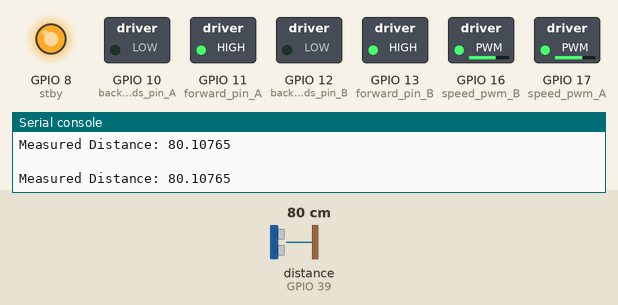
Simulated run of this program. Board: ESP32 board running MicroPython. Shown: switched loads named in the program (green lamp = pin HIGH), output pins drawn as LEDs (lit = HIGH), the last lines printed to the serial console. The inputs (shaded band) are chosen by the test bench; at power-on: distance to the obstacle (sensor on GPIO 39) 80 cm. The echo pulse lasts 58.3 µs per cm; the clock reads 2024-03-15 10:24:30 at power-on unless the program sets it; files the program writes start out absent; pins used as bus, display or sensor lines are not drawn.

Above: at 1.2 s.
1.3 s: distance to the obstacle (sensor on GPIO 39) set to 54 cm
2.8 s: distance to the obstacle (sensor on GPIO 39) set to 44 cm
At 3.7 s:
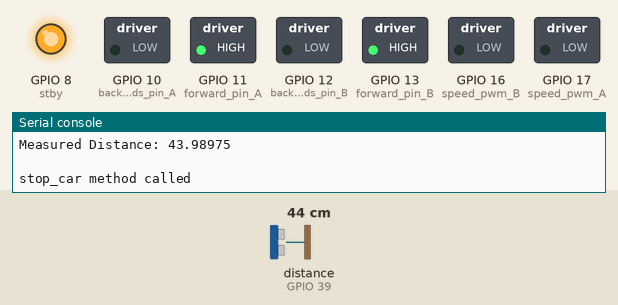
At 8.6 s:
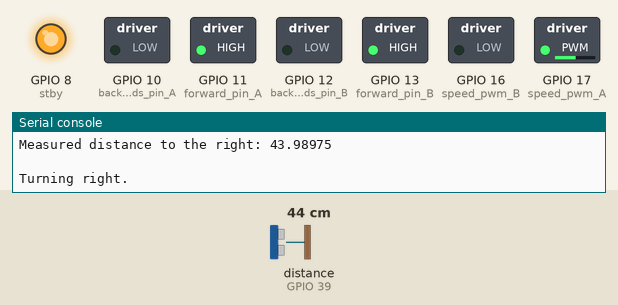
Timing chart, 0 to 11.8 s (numbered marks = the images above; inputs shaded):
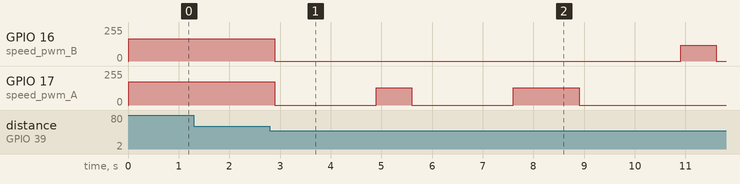

The program:

main_backup.py
```python
# ###########################################################
# ## ----------------- Hreiðar Pétursson ----------------- ##
# ## -------------- Created 10-20 February 2024 ---------- ##
# ###########################################################


# Basic imports
from machine import Pin, SoftI2C
import time


# Adjusted imports to reflect the new folder structure and content
from car_components_files.settings_functions import initialize_pins, toggle_logging, log_message
from car_components_files.motor_class import Motor
from car_components_files.car_class import Car
from car_components_files.addons import UltrasonicSensor, MPU6050


# To log to file set session_started to False and log_to_file to True
# Other way around to not log to file logfile.log
toggle_logging(True)


try:
    # Fetch and create the dictionary and inject it into the pins variable
    pins = initialize_pins()

    # Create Instances For Motor A & Motor B and set their default speed
    motor_a = Motor(
        pins["forward_pin_A"],
        pins["backwards_pin_A"],
        pins["speed_pwm_A"],
        default_speed=700,  # This is approx correct straight direction
    )
    motor_b = Motor(
        pins["forward_pin_B"],
        pins["backwards_pin_B"],
        pins["speed_pwm_B"],
        default_speed=672,  # This is approx correct straight direction
    )

    # Create the standby settings variable from the dictionary
    stby = pins["stby"]

    # Set stby value to 1 - Ready to engage and log/print
    stby.value(1)
    log_message("stby value set to 1 (high)")

    # Create UltraSonic Sensor Instance
    ultrasonic_sensor = UltrasonicSensor(pins["trig"], pins["echo"])

    # Create the car instance with motors, stby & ultrasonic sensor
    car = Car(motor_a, motor_b, stby, ultrasonic_sensor)

    # Call obstacle detection with the car instance
    car.drive_car('forward', obstacle_detection=True)

except Exception as e:
    log_message(f"Error encountered: {e}")


# scl_pin = 45  # SCL pin
# sda_pin = 21  # SDA pin


# Fetch and create the dictionary and inject it into the pins variable
# pins = initialize_pins()


# Setup I2C
scl_pin = pins['mpu6050_scl']
sda_pin = pins['mpu6050_sda']


i2c = SoftI2C(scl=Pin(scl_pin), sda=Pin(sda_pin))


# Scan for devices and print the address or the device
devices = i2c.scan()
print("I2C devices found:", devices)


mpu = MPU6050(scl_pin, sda_pin)  # Modify the GPIOs as required in your context


# Reading the sensor for only Yaw is one angle, assuming your car's flat and moving only on the z-axis.
# A general utilization might rely on a PID to handle sensor's report to re-steer your car.
while True:
    ax, ay, az = mpu.get_accel_data()
    # Note: ax, ay, and az return as proportional rates to g (9.81 m/s²).
    # e.g., checking for movement along the car's intended right
    print(f"Acceleration X: {ax}, Y: {ay}, Z: {az}")
    time.sleep(1)
```

settings_functions.py
```python
###########################################################
## ----------------- Hreiðar Pétursson ----------------- ##
## -------------- Created 10-20 February 2024 ---------- ##
###########################################################

# This controls if the logs are logged to a file or not.
log_to_file = False

# This indicates whether the session has started, to control the initial logging behavior.
start_session = False


from machine import Pin, PWM
import time


###########################################################
 ### ----- Functions for writing logs and print  ----- ###
###########################################################

def toggle_logging(value: bool):
    global log_to_file, start_session
    log_to_file = value
    # If enabling logging and the session has not started yet, mark the session as started.
    if value and not start_session:
        start_session = True
        log_message("Session started, logging enabled. \n")

def log_message(message, log_file_path="logfile.log"):
    global start_session

    # Log to file
    if log_to_file:

        if start_session:
            # Get the current time as a tuple
            current_time_tuple = time.localtime()

            # Format the time manually
            current_timestamp = "{}-{:02d}-{:02d} {:02d}:{:02d}:{:02d}".format(*current_time_tuple[0:6])

            # The start message
            start_message = f"\n\n\n\n\nCar Script Started - {current_timestamp}\n" \
                            "-----------------------------------------\n"

            with open(log_file_path, "a") as log_file:
                log_file.write(start_message)

            # Set the start_session to false after the initial log
            start_session = False

        # Log the message
        with open(log_file_path, "a") as log_file:
            log_file.write(message + "\n")
        print(message)
    else:
        # Print or handle differently if not logging to file
        print(message)


###########################################################
    ##################      ##       ##################
        ##################      ##################
                    ##################
                     ################
                      ##############
                       ############
                      ##############
                     ################
                    ##################
        ##################      ##################
    ##################      ##       ##################
###########################################################


###########################################################
 ### ----- ----- Method To Initialize Pins ----- ----- ###
###########################################################


def initialize_pins():
    pins = {
        # Motor A
        'forward_pin_A': Pin(11, Pin.OUT),
        'backwards_pin_A': Pin(10, Pin.OUT),
        'speed_pwm_A': PWM(Pin(17, Pin.OUT), freq=10000, duty=0),
        # Motor B
        'forward_pin_B': Pin(13, Pin.OUT),
        'backwards_pin_B': Pin(12, Pin.OUT),
        'speed_pwm_B': PWM(Pin(16, Pin.OUT), freq=10000, duty=0),
        # Standby Pin
        'stby': Pin(8, Pin.OUT),
        # Ultrasonic Sensor
        'echo': Pin(39, Pin.IN),
        'trig': Pin(38, Pin.OUT),
        # MPU6050 chip
        'scl_pin': 45,
        'sda_pin': 21,

    }
    return pins


###########################################################
    ##################      ##       ##################
        ##################      ##################
                    ##################
                     ################
                      ##############
                       ############
                      ##############
                     ################
                    ##################
        ##################      ##################
    ##################      ##       ##################
###########################################################
```

motor_class.py
```python
###########################################################
## ----------------- Hreiðar Pétursson ----------------- ##
## -------------- Created 10-20 February 2024 ---------- ##
###########################################################


from machine import Pin, PWM
import time

from car_components_files.settings_functions import initialize_pins, log_message


###########################################################
 #### ----- ----- Motor Class And Methods ----- ----- ####
###########################################################

class Motor:
    def __init__(self, forward, backwards, speed_pwm, default_speed) -> None:
        self.forward = forward
        self.backwards = backwards
        self.speed_pwm = speed_pwm
        self.default_speed = default_speed
        self.current_speed = default_speed
        # Execute log/print of the initialization
        self.log_motor_status()
        # Make sure the motors are set to be stopped when created
        self.forward.value(0)
        self.backwards.value(0)

    # Log the motor's status once it's created
    def log_motor_status(self):
        parts = [
            "\nMotor Initialized: \n",
            f"Forward Pin={self.forward}, \n",
            f"Backwards Pin={self.backwards}, \n",
            f"Speed PWM={self.speed_pwm}, \n",
            f"Default Speed={self.default_speed}\n"
        ]

        message = "".join(parts)
        log_message(message)

    # Set the speed, if speed is None, revert to default
    def set_speed(self, speed=None):
        if speed is None:
            speed = self.default_speed
        speed = max(0, min(speed, 1023))
        self.speed_pwm.duty(int(speed))
        self.current_speed = speed

    # Return the value of the current speed
    def get_current_speed(self):
        return self.current_speed

    # Method for driving both forward and backwards
    def drive(self, direction, speed=None):
        # Forward
        if direction == 'forward':
            self.forward.value(1)
            self.backwards.value(0)
        # Backwards
        elif direction == 'backwards':
            self.forward.value(0)
            self.backwards.value(1)
        # Stop (currently not being used I think)
        elif direction == 'stop':
            self.stop()
        # In case of some errors
        else:
            log_message("Motor drive method: Invalid Direction")
            return
        # (If speed is None, it reverts to the default speed)
        self.set_speed(speed)

    def stop(self):
        self.set_speed(0)

###########################################################
    ##################      ##       ##################
        ##################      ##################
                    ##################
                     ################
                      ##############
                       ############
                      ##############
                     ################
                    ##################
        ##################      ##################
    ##################      ##       ##################
###########################################################
```

addons.py
```python
###########################################################
## ----------------- Hreiðar Pétursson ----------------- ##
## -------------- Created 10-20 February 2024 ---------- ##
###########################################################

from machine import Pin, PWM, SoftI2C
import struct
import time

from car_components_files.settings_functions import initialize_pins

###########################################################
 ### ---- ----- My MPU6050  Class & Methods ----- ---- ###
###########################################################

class MPU6050:
    def __init__(self, scl_pin, sda_pin):
        self.i2c = SoftI2C(scl=Pin(scl_pin), sda=Pin(sda_pin))
        self.address = 0x68  # MPU6050 I2C address
        self._gyro_reg = 0x43
        self._power_mgmt_1 = 0x6B
        self.i2c.writeto_mem(self.address, self._power_mgmt_1, b'\x00')  # Wake up MPU6050
        time.sleep_ms(100)
        self.prev_time = time.ticks_ms()
        self.yaw = 0  # Initialize yaw at 0

    def _read_data(self, reg, bytes=6):
        data = self.i2c.readfrom_mem(self.address, reg, bytes)
        return struct.unpack(">hhh", data)

    def update_yaw(self):
        current_time = time.ticks_ms()
        elapsed_time = (current_time - self.prev_time) / 1000.0  # Convert ms to seconds
        _, _, gz = self.get_gyro_data()
        self.yaw += gz * elapsed_time  # Calculate change in yaw
        self.prev_time = current_time
        return self.yaw

    def get_gyro_data(self):
        gx, gy, gz = self._read_data(self._gyro_reg)
        # Gyroscope data conversion: degrees/s
        return gx / 131.0, gy / 131.0, gz / 131.0


    def calibrate_gyro(self, samples=100):
        print("Calibrating gyroscope...")
        z_bias = 0
        for _ in range(samples):
            _, _, z = self.get_gyro_data()
            z_bias += z
            time.sleep(0.01)
        z_bias /= samples
        print(f"Gyro Z-axis bias: {z_bias}")
        return z_bias


###########################################################
    ##################      ##       ##################
        ##################      ##################
                    ##################
                     ################
                      ##############
                       ############
                      ##############
                     ################
                    ##################
        ##################      ##################
    ##################      ##       ##################
###########################################################


###########################################################
 #### ----- Ultrasonic Sensor Class And Methods ----- ####
###########################################################

class UltrasonicSensor:
    def __init__(self, trig_pin, echo_pin):
        self.trig = trig_pin
        self.echo = echo_pin


    def measure_distance(self):
        # Trigger the measurement
        self.trig.value(1)
        time.sleep_us(10)
        self.trig.value(0)

        # Wait for the echo to start
        while not self.echo.value():
            pass
        start = time.ticks_us()

        # Wait for the echo to end
        while self.echo.value():
            pass
        end = time.ticks_us()

        # Calculate the duration and distance
        duration = time.ticks_diff(end, start)
        distance = (duration * 0.0343) / 2  # Convert time to distance

        return distance


###########################################################
    ##################      ##       ##################
        ##################      ##################
                    ##################
                     ################
                      ##############
                       ############
                      ##############
                     ################
                    ##################
        ##################      ##################
    ##################      ##       ##################
###########################################################


    # # # # # # ----- Storage ----- # # # # # #


# class MPU6050:
#     def __init__(self, scl_pin, sda_pin):
#         self.i2c = SoftI2C(scl=Pin(scl_pin), sda=Pin(sda_pin))
#         self.address = 0x68  # Device I2C address
#         self._accel_reg = 0x3B
#         self._gyro_reg = 0x43
#         self._power_mgmt_1 = 0x6B
#         # Corrected from self._power_fear to self._power_mgmt_1
#         self.i2c.writeto_mem(self.address, self._power_mgmt_1, b'\x00')  # Wake up the MPU6050
#         time.sleep_ms(100)  # Ensure MPU6050 is powered up before proceeding
#
#     def _read_data(self, reg, bytes=6):
#         """Reads bytes from the given register."""
#         data = self.i2c.readfrom_mem(self.address, reg, bytes)
#         return struct.unpack(">hhh", data)
#
#     def get_accel_data(self):
#         """Returns accelerometer data."""
#         ax, ay, az = self._read_data(self._accel_reg)
#         # Convert from raw data to 'g' values
#         # Assuming the accelerometer is set to ±2g range
#         # 16,384 LSB/g (least significant bit per g)
#         ax, ay, az = [a / 16384.0 for a in [ax, ay, az]]
#         return ax, ay, az
#
#     def get_gyro_data(self):
#         """Returns gyroscope data."""
#         gx, gy, gz = self._read_data(self._gyro_reg)
#         # Convert from raw data to degrees per second
#         # Assuming the gyroscope is set to ±250 degrees/s range
#         # 131 LSB/(degrees/s)
#         gx, gy, gz = [g / 131.0 for g in [gx, gy, gz]]
#         return gx, gy, gz
```

Source omitted: car_class.py (14181 bytes)

Measured:
- the behaviour switches between 50 and 49 cm on distance to the obstacle (sensor on GPIO 39) (found by bisection; images 0 and 1)
- after the input at 2.8 s, GPIO 16 (speed_pwm_B): 168/255 → 0/255 after 0.09 s, → 118/255 8.0 s later, → 0/255 0.70 s later; GPIO 17 (speed_pwm_A): goes 0/255 2.0 s, 130/255 0.70 s, 0/255 2.0 s, 130/255 1.3 s, then 0/255, starting after 0.09 s
